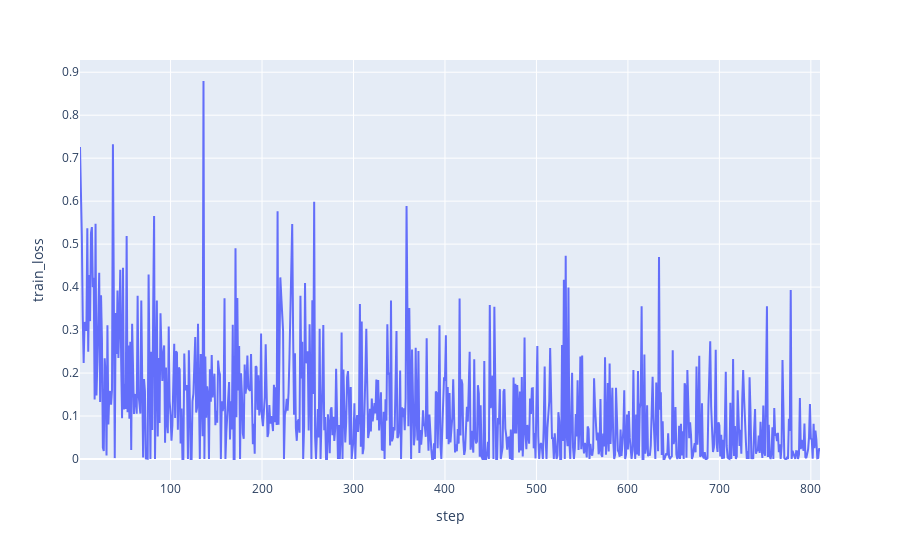

Notebook code for this chart:
### Code cell
(train_table
 .query("train_loss==train_loss")
 .assign(step = lambda d: pd.to_numeric(d.step),
         train_loss = lambda d: pd.to_numeric(d.train_loss))
 .plot.line(x="step", y="train_loss")
 )

### Figure 1 — Plotly figure (JSON) as saved in the notebook; plotly's stock layout.template omitted (floating-point values rounded to 4 significant figures; data arrays with more than 128 entries replaced by an {"elided": "..."} marker saying what was removed)
{"data": [{"hovertemplate": "step=%{x}<br>train_loss=%{y}<extra></extra>", "legendgroup": "", "line": {"color": "#636efa", "dash": "solid"}, "marker": {"symbol": "circle"}, "mode": "lines", "name": "", "orientation": "v", "showlegend": false, "type": "scatter", "x": {"elided": "810 int values"}, "xaxis": "x", "y": {"elided": "810 float values"}, "yaxis": "y"}], "layout": {"legend": {"tracegroupgap": 0}, "margin": {"t": 60}, "xaxis": {"anchor": "y", "domain": [0, 1], "title": {"text": "step"}}, "yaxis": {"anchor": "x", "domain": [0, 1], "title": {"text": "train_loss"}}}}
